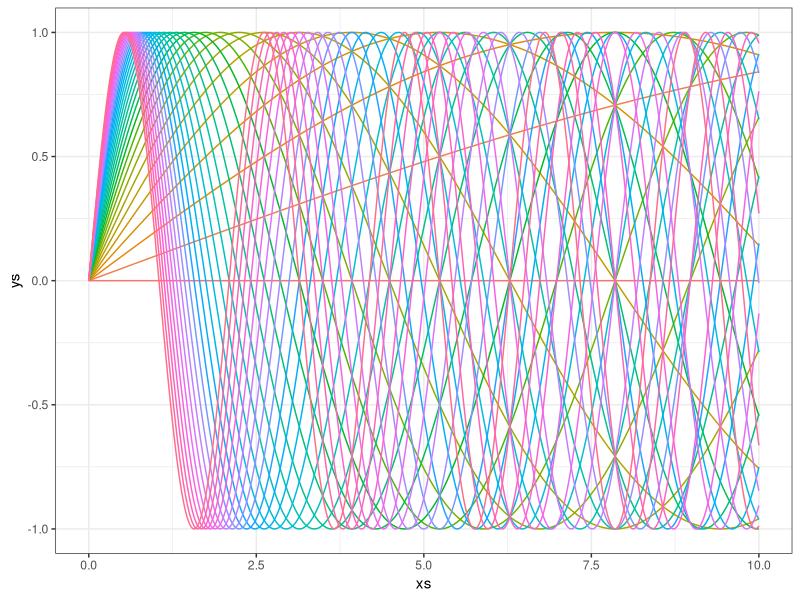

Here is the R script that generated this plot:
## ---- chunk 1
library(tidyverse)
cool_function <- function(x, alpha) return(sin(alpha*x))
xs <- seq(0, 10, 0.01)
ys <- cool_function(xs, 1)
results <- data_frame(xs, ys, alpha = "1")
for(alpha in seq(0,3, 0.1)){
  results <- results %>% 
    bind_rows(data_frame(
      xs, 
      ys = cool_function(xs, alpha),
      alpha = as.character(alpha)
    ))
}

ggplot(results, aes(x = xs, y = ys, color = alpha)) + 
  geom_line() + 
  theme_bw() + 
  theme(legend.position="none")
  
